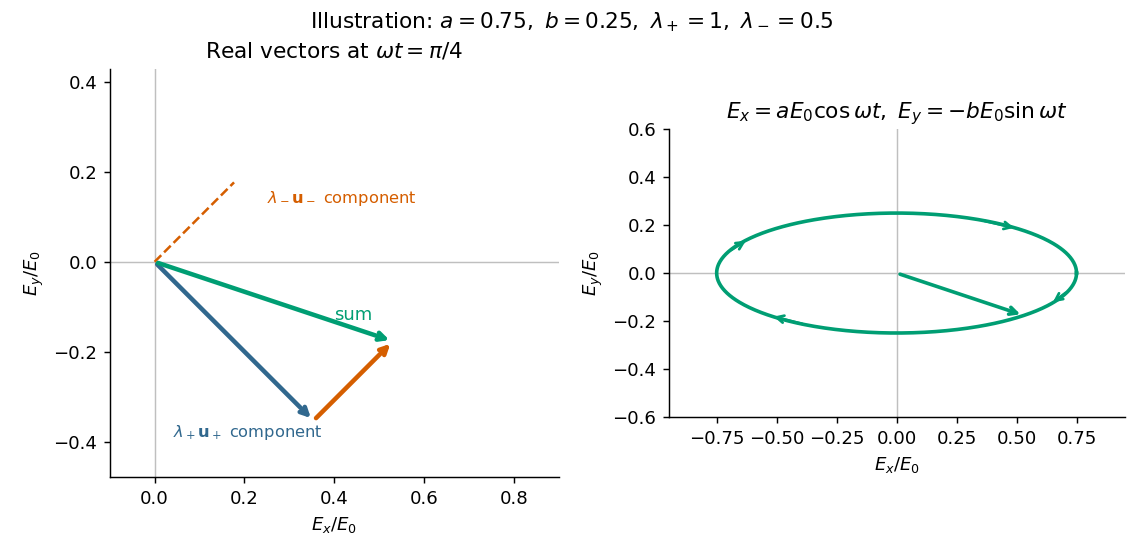

The script that drew this image:
"""Original Jones-eigenvector solution figure; Python 3.14, root dependencies.
Write the opaque PNG basename in cwd, including its mirrored _media directory.
"""
from pathlib import Path
import matplotlib
matplotlib.use('Agg')
import matplotlib.pyplot as plt
import numpy as np

a, b = .75, .25  # Illustrative amplitude coefficients, not additional exam data.
lp, lm = a+b, a-b
phi = np.pi/4
vp = lp/2*np.array([np.cos(phi),-np.sin(phi)])
vm = lm/2*np.array([np.cos(phi),np.sin(phi)])
total = vp+vm
fig, (vectors, trajectory) = plt.subplots(1,2,figsize=(8.8,4.1),dpi=130,facecolor='white')
for ax in (vectors,trajectory):
    ax.axhline(0,color='.75',lw=.8)
    ax.axvline(0,color='.75',lw=.8)
    ax.set_aspect('equal')
    ax.spines[['top','right']].set_visible(False)
    ax.set(xlabel=r'$E_x/E_0$',ylabel=r'$E_y/E_0$')
for start,end,color in [(np.zeros(2),vp,'#31688e'),(vp,total,'#d55e00'),
                         (np.zeros(2),total,'#009e73')]:
    vectors.annotate('',end,start,arrowprops=dict(arrowstyle='->',color=color,lw=2.5))
vectors.plot([0,vm[0]],[0,vm[1]],'--',color='#d55e00',lw=1.4)
vectors.text(.04,-.39,r'$\lambda_+\mathbf{u}_+$ component',fontsize=9,color='#31688e')
vectors.text(.25,.13,r'$\lambda_-\mathbf{u}_-$ component',fontsize=9,color='#d55e00')
vectors.text(.40,-.13,'sum',fontsize=10,color='#009e73')
vectors.set(xlim=(-.1,.9),ylim=(-.48,.43),title=r'Real vectors at $\omega t=\pi/4$')
t=np.linspace(0,2*np.pi,600)
trajectory.plot(a*np.cos(t),-b*np.sin(t),color='#009e73',lw=2)
trajectory.annotate('',total,(0,0),arrowprops=dict(arrowstyle='->',color='#009e73',lw=2))
for q in [.3,2.1,3.5,5.2]:
    trajectory.annotate('',(a*np.cos(q+.25),-b*np.sin(q+.25)),(a*np.cos(q),-b*np.sin(q)),
                        arrowprops=dict(arrowstyle='->',color='#009e73',lw=1.5))
trajectory.set(xlim=(-.95,.95),ylim=(-.6,.6),title=r'$E_x=aE_0\cos\omega t,\ E_y=-bE_0\sin\omega t$')
fig.suptitle(r'Illustration: $a=0.75,\ b=0.25,\ \lambda_+=1,\ \lambda_-=0.5$',fontsize=12)
fig.tight_layout()
fig.savefig(Path(__file__).with_suffix('.png').name,facecolor='white',transparent=False)
plt.close(fig)
